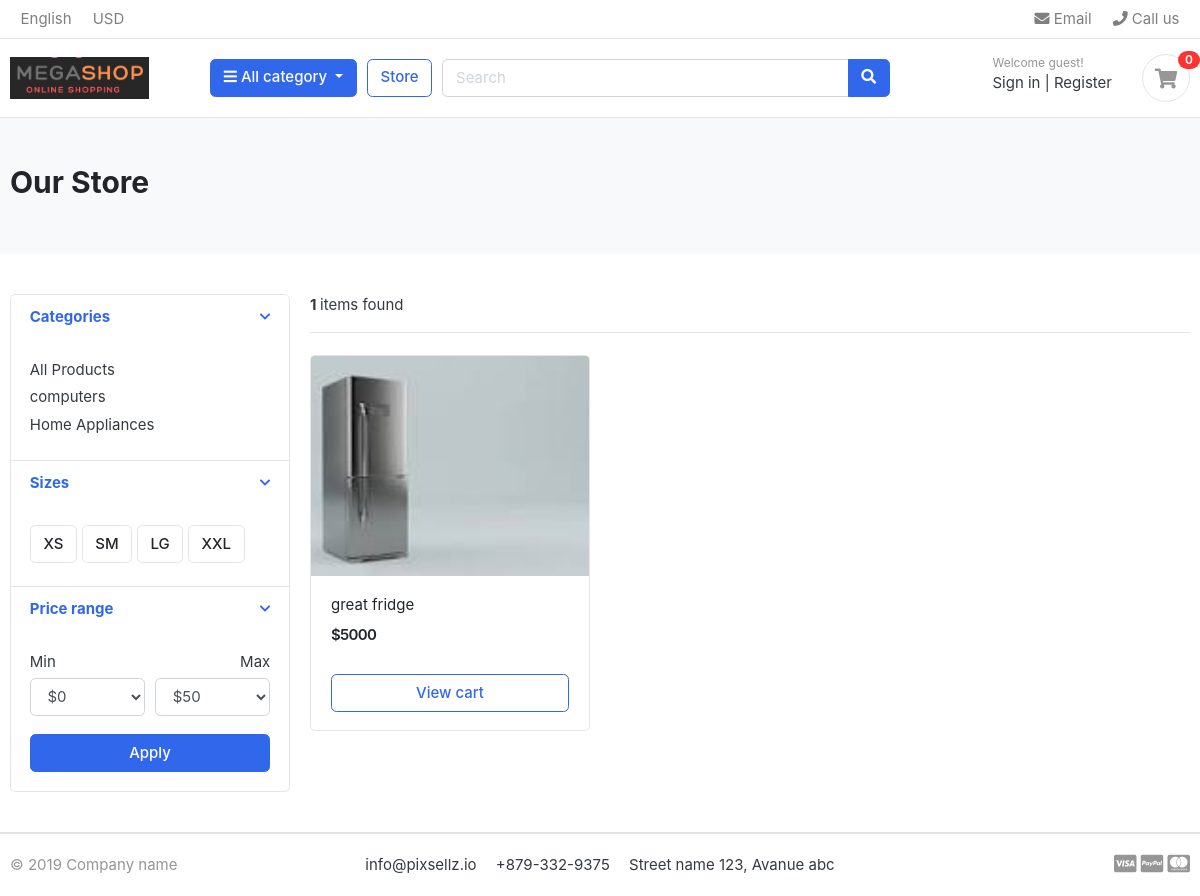
The app's page /store/category/home-appliances/, older data.
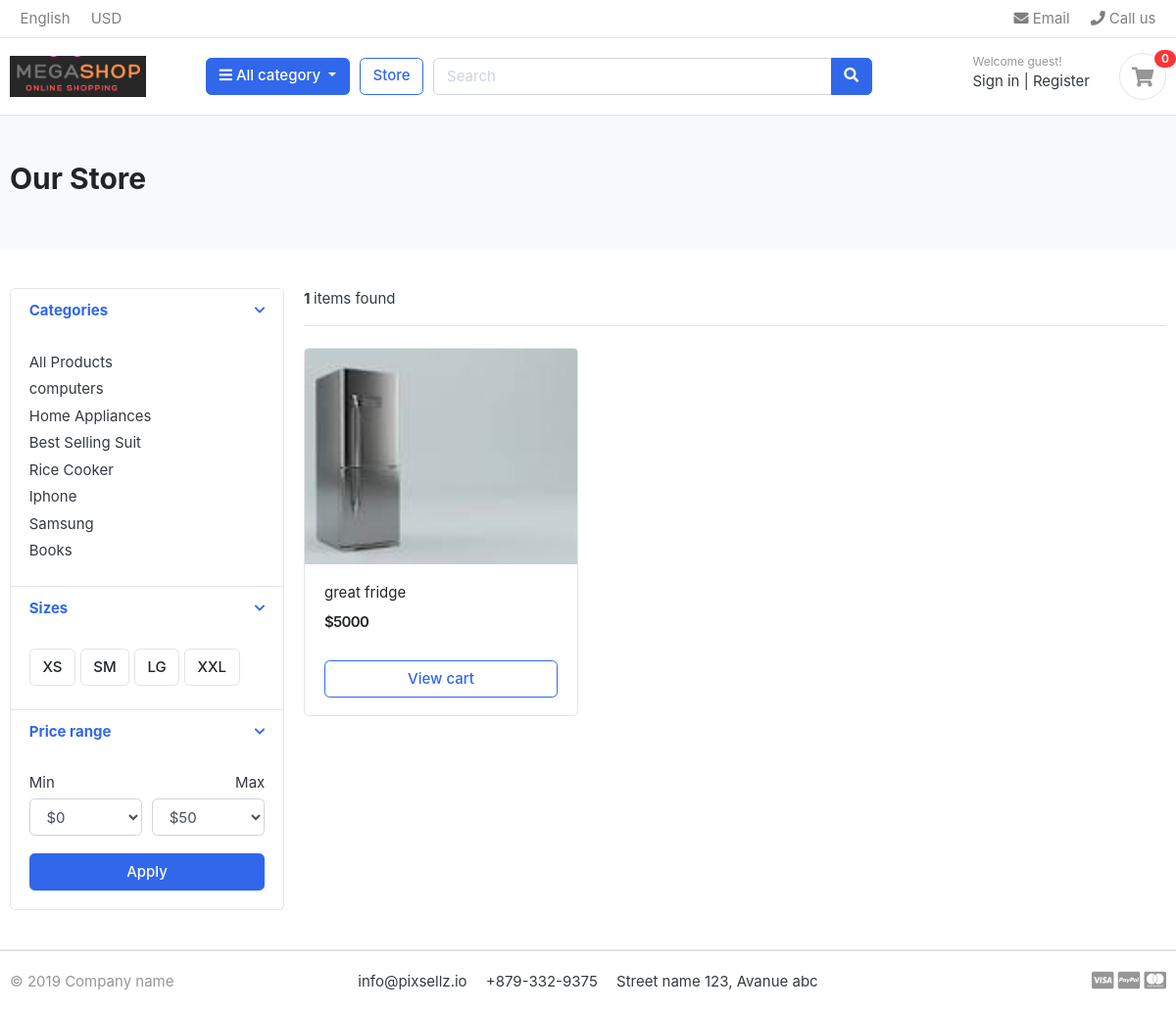
The same page, newer data.
### category/models.py (models this page shows, shortened)
class Category(models.Model):
    category_name = models.CharField(max_length=50, unique=True)
    slug = models.SlugField(max_length= 100, unique=True)
    description = models.TextField(max_length=250, null=True, blank=True)
    category_image = models.ImageField(upload_to='photos/categories', blank=True)
    class Meta:
        verbose_name = 'category'
        verbose_name_plural = 'categories'
    def get_url(self):
        return reverse('product_by_category', args=[self.slug])

### store/models.py (models this page shows, shortened)
class Product(models.Model):
    category = models.ForeignKey(Category, on_delete=models.CASCADE)
    product_name = models.CharField(max_length=100, unique=True)
    slug = models.SlugField( max_length=200, unique=True)
    description = models.TextField(max_length=400, blank=True)
    product_image = models.ImageField(upload_to='photos/product')
    price = models.IntegerField()
    stock = models.IntegerField()
    is_available = models.BooleanField(default=True)
    date_created = models.DateTimeField(auto_now_add=True)
    date_modified = models.DateTimeField(auto_now_add=True)
    def get_url(self):
        return reverse('product_detail', args=[self.category.slug, self.slug])

### store/views.py (the view)
# urls.py: path('store/',include('store.urls')),
def store(request, category_slug=None):
    categories = None
    products = None
    if category_slug:
        categories = get_object_or_404(Category, slug=category_slug)
        products = Product.objects.filter(category=categories, is_available=True)
    else:
        products = Product.objects.all().order_by('id')
    paginator = Paginator(products, 15)  # Initialize the paginator after the products are set
    page = request.GET.get('page')
    paged_products = paginator.get_page(page)  # Use the paginator to paginate the products
    product_count = paged_products.paginator.count  # Use paged_products.paginator.count for the total count
    context = {
        'product_count': product_count,
        'products': paged_products,
    }
    return render(request, 'store/store.html', context)

### cart/context_processors.py (called while the page is built)
def counter(request):
    cart_count = 0
    if 'admin' in request.path:
        return {}
    else:
        try:
            cart = Cart.objects.filter(cart_id = _cart_id(request))
            cart_items = CartItem.objects.all().filter(cart=cart[:1])
            for cart_item in cart_items:
                cart_count += cart_item.quantity
        except Cart.DoesNotExist:
            cart_count =0
    return dict(cart_count=cart_count)

### cart/views.py (called while the page is built)
def _cart_id(request):
    cart = request.session.session_key
    if not cart:
        cart = request.session.create()
    return cart

### category/context_processors.py (called while the page is built)
def menu_links(request):
    links = Category.objects.all()
    return dict(links=links)

### templates/store/store.html (shortened to what this page needs)
{% extends 'base.html' %}
{% load static %}
{% block content %}
<section class="section-pagetop bg">
<div class="container">
	{% if 'search' in request.path %}
	<h2 class="title-page">Search Results</h2>
	{% else %}
	<h2 class="title-page">Our Store</h2>
	{% endif %}
</div>
</section>
<section class="section-content padding-y">
<div class="container">
<div class="row">
	<aside class="col-md-3">
<div class="card">
	<article class="filter-group">
		<header class="card-header">
			<a href="#" data-toggle="collapse" data-target="#collapse_1" aria-expanded="true" class="">
				<i class="icon-control fa fa-chevron-down"></i>
				<h6 class="title">Categories</h6>
			</a>
		</header>
		<div class="filter-content collapse show" id="collapse_1" style="">
			<div class="card-body">
				<ul class="list-menu">
					<li><a href="{% url 'store' %}">All Products</a></li>
                    {% for category in links %}
				<li><a href="{{ category.get_url }}">{{category.category_name}} </a></li>
				{% endfor %}
				</ul>
			</div>
		</div>
	</article>
	<article class="filter-group">
		<header class="card-header">
			<a href="#" data-toggle="collapse" data-target="#collapse_4" aria-expanded="true" class="">
				<i class="icon-control fa fa-chevron-down"></i>
				<h6 class="title">Sizes </h6>
			</a>
		</header>
		<div class="filter-content collapse show" id="collapse_4" style="">
			<div class="card-body">
			  <label class="checkbox-btn">
			    <span class="btn btn-light"> XS </span>
			  </label>
			  <label class="checkbox-btn">
			    <span class="btn btn-light"> SM </span>
			  </label>
			  <label class="checkbox-btn">
			    <span class="btn btn-light"> LG </span>
			  </label>
			  <label class="checkbox-btn">
			    <span class="btn btn-light"> XXL </span>
			  </label>
		</div>
		</div>
	</article>
	<article class="filter-group">
		<header class="card-header">
			<a href="#" data-toggle="collapse" data-target="#collapse_3" aria-expanded="true" class="">
				<i class="icon-control fa fa-chevron-down"></i>
				<h6 class="title">Price range </h6>
			</a>
		</header>
		<div class="filter-content collapse show" id="collapse_3" style="">
			<div class="card-body">
				<div class="form-row">
				<div class="form-group col-md-6">
				  <label>Min</label>
				  	<select class="mr-2 form-control">
						<option value="0">$0</option>
					</select>
				</div>
				<div class="form-group text-right col-md-6">
				  <label>Max</label>
				  	<select class="mr-2 form-control">
						<option value="50">$50</option>
					</select>
				</div>
				</div>
				<button class="btn btn-block btn-primary">Apply</button>
			</div>
		</div>
	</article>
</div>
	</aside>
	<main class="col-md-9">
<header class="border-bottom mb-4 pb-3">
		<div class="form-inline">
			<span class="mr-md-auto"><b>{{ product_count }} </b>items found </span>
		</div>
</header>
<div class="row">
	{% if products %}
		{% for product in products %}
		<div class="col-md-4">
			<figure class="card card-product-grid">
				<div class="img-wrap">
					<a href="{{product.get_url}}"><img src="{{ product.product_image.url }}"></a>
				</div>
				<figcaption class="info-wrap">
					<div class="fix-height">
						<a href="{{product.get_url}}" class="title">{{product.product_name}}</a>
						<div class="price-wrap mt-2">
							<span class="price">${{product.price}} </span>
						</div>
					</div>
					<a href="{{product.get_url}}" class="btn btn-block btn-outline-primary">View cart </a>
				</figcaption>
			</figure>
		</div>
		{% endfor %}
	{% else %}
	<div><h1>No results found. Please try again.</h1></div>
	{% endif  %}
	</main>
</div>
</div>
</section>
{% endblock %}

### templates/base.html (shortened to what this page needs)
{% load static %}
<!DOCTYPE HTML>
<html lang="en">
<head>
<link href="{% static 'css/bootstrap.css' %}" rel="stylesheet" type="text/css"/>
<link href="{% static 'fonts/fontawesome/css/all.min.css' %}" type="text/css" rel="stylesheet">
<link href="{% static 'css/ui.css' %}" rel="stylesheet" type="text/css"/>
<link href="{% static 'css/responsive.css' %}" rel="stylesheet" media="only screen and (max-width: 1200px)" />
</head>
<body>
{% include 'includes/navbar.html' %}
{% block content %}
{% endblock %}
{% include 'includes/footer.html' %}

### templates/includes/navbar.html (shortened to what this page needs)
{% load static %}
<header class="section-header">
    <nav class="navbar p-md-0 navbar-expand-sm navbar-light border-bottom">
    <div class="container">
      <div class="collapse navbar-collapse" id="navbarTop4">
        <ul class="navbar-nav mr-auto">
            <li class="nav-item dropdown">
                 <a href="#" class="nav-link">   English </a>
            </li>
            <li class="nav-item dropdown">
                <a href="#" class="nav-link"> USD </a>
            </li>
        </ul>
        <ul class="navbar-nav">
            <li><a href="#" class="nav-link"> <i class="fa fa-envelope"></i> Email </a></li>
            <li><a href="#" class="nav-link"> <i class="fa fa-phone"></i> Call us </a></li>
        </ul>
      </div>
    </div>
    </nav>
    <section class="header-main border-bottom">
        <div class="container">
    <div class="row align-items-center">
        <div class="col-lg-2 col-md-3 col-6">
            <a href="{% url 'home' %}" class="brand-wrap">
            <img class="logo" src="{% static './images/logo2.png' %}">
            </a>
        </div>
        <div class="col-lg col-sm col-md col-6 flex-grow-0">
            <div class="category-wrap dropdown d-inline-block float-right">
                <button type="button" class="btn btn-primary dropdown-toggle" data-toggle="dropdown">
                    <i class="fa fa-bars"></i> All category
                </button>
            </div>
        </div>
        <a href="{% url 'store' %}" class="btn btn-outline-primary">Store</a>
        <div class="col-lg  col-md-6 col-sm-12 col">
            <form action="{% url 'search' %}" class="search" method="get">
                <div class="input-group w-100">
                    <input type="text" class="form-control" style="width:60%;" name="keyword" placeholder="Search">
                    <div class="input-group-append">
                      <button class="btn btn-primary" type="submit">
                        <i class="fa fa-search"></i>
                      </button>
                    </div>
                </div>
            </form>
        </div>
        <div class="col-lg-3 col-sm-6 col-8 order-2 order-lg-3">
                    <div class="d-flex justify-content-end mb-3 mb-lg-0">
                        <div class="widget-header">
                            <small class="title text-muted">Welcome guest!</small>
                            <div>
                                <a href="./signin.html">Sign in</a> <span class="dark-transp"> | </span>
                                <a href="./register.html"> Register</a>
                            </div>
                        </div>
                        <a href="{% url 'cart' %}" class="widget-header pl-3 ml-3">
                            <div class="icon icon-sm rounded-circle border"><i class="fa fa-shopping-cart"></i></div>
                            <span class="badge badge-pill badge-danger notify">{{ cart_count }}</span>
                        </a>
                    </div>
                </div>
    </div>
        </div>
    </section>
    </header>

### templates/includes/footer.html
{% load static %}
<footer class="section-footer border-top">
	<div class="container">
		<section class="footer-bottom border-top row">
			<div class="col-md-2">
				<p class="text-muted"> &copy 2019 Company name </p>
			</div>
			<div class="col-md-8 text-md-center">
				<span  class="px-2">info@pixsellz.io</span>
				<span  class="px-2">+879-332-9375</span>
				<span  class="px-2">Street name 123, Avanue abc</span>
			</div>
			<div class="col-md-2 text-md-right text-muted">
				<i class="fab fa-lg fa-cc-visa"></i>
				<i class="fab fa-lg fa-cc-paypal"></i>
				<i class="fab fa-lg fa-cc-mastercard"></i>
			</div>
		</section>
	</div>
</footer>
</body>
</html>

### static/css/ui.css (style rules this page uses)
html { font-family: "Inter", sans-serif; font-size: 15px; }
.img-wrap { text-align: center; display: block; }
.img-wrap img { max-width: 100%; }
.price-wrap { letter-spacing: -0.7px; }
.icon-xs, .icon-sm, .icon-md, .icon-lg { display: inline-block; text-align: center; flex-shrink: 0; flex-grow: 0; }
.icon-sm { width: 48px; height: 48px; line-height: 48px !important; font-size: 20px; }
.padding-y { padding-top: 40px; padding-bottom: 40px; }
figure { margin-bottom: 0; }
article:after, .form-group:after { display: block; clear: both; content: ""; }
.bg { background-color: #f8f9fa; }
.title-page { color: #212529; }
p:last-child { margin-bottom: 0; }
.header-main { position: relative; padding-top: 1rem; padding-bottom: 1rem; }
.brand-wrap .logo, .navbar-brand .logo { margin-right: 7px; max-height: 42px; display: inline-block; }
.widget-header { display: inline-block; vertical-align: middle; position: relative; }
.widget-header a { color: #343a40; }
.widget-header i { color: #969696; }
.widget-header .title { display: block; }
.widget-header .notify { position: absolute; top: -3px; right: -10px; }
.footer-bottom { padding-top: 20px; padding-bottom: 20px; }
.btn-light { background-color: #fff; border-color: #e4e4e4; }
[class*=list-] li:after { visibility: hidden; display: block; content: ""; overflow: hidden; height: 0; clear: both; }
.list-menu { list-style: none; margin: 0; padding-left: 0; }
.list-menu li { margin-bottom: 5px; }
.list-menu a { color: #343a40; }
[class*=card-product] a.title { color: #212529; display: block; }
[class*=card-product] .img-wrap { overflow: hidden; position: relative; }
[class*=card-product] .img-wrap img { height: 100%; max-width: 100%; width: auto; display: inline-block; -o-object-fit: cover; object-fit: cover; }
.card-product-grid { margin-bottom: 20px; }
.card-product-grid .img-wrap { border-radius: 0.2rem 0.2rem 0 0; height: 220px; }
.card-product-grid .info-wrap { overflow: hidden; padding: 18px 20px; }
.card-product-grid .fix-height { height: 80px; overflow: hidden; }
.card .img-wrap { overflow: hidden; }
.notify { position: absolute; top: -4px; right: -10px; display: inline-block; padding: 0.25em 0.6em; font-size: 12px; line-height: 1; text-align: center; border-radius: 3rem; color: #fff; background-color: #fa3434; }
.price { font-weight: 600; color: #212529; }
.icon-control { margin-top: 5px; float: right; font-size: 80%; }
.card-header .title { margin-bottom: 0; line-height: 1.5; }
.filter-group { border-bottom: 1px solid #e4e4e4; }
.filter-group .card-header { border-bottom: 0; }
.filter-group:last-child { border-bottom: 0; }
.checkbox-btn { position: relative; }
.section-pagetop { padding: 45px 0; }

Row changes from the older to the newer data that the page shows:
added Category: category_name "Best Selling Suit"
added Category: category_name "Rice Cooker"
added Category: category_name "Iphone"
added Category: category_name "Samsung"
added Category: category_name "Books"
